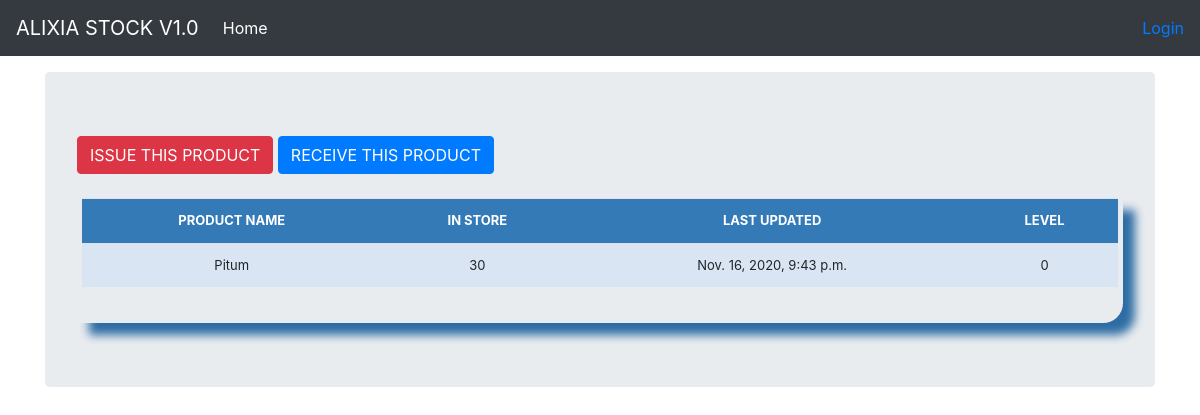
The app's page /stock_detail/7/, older data.
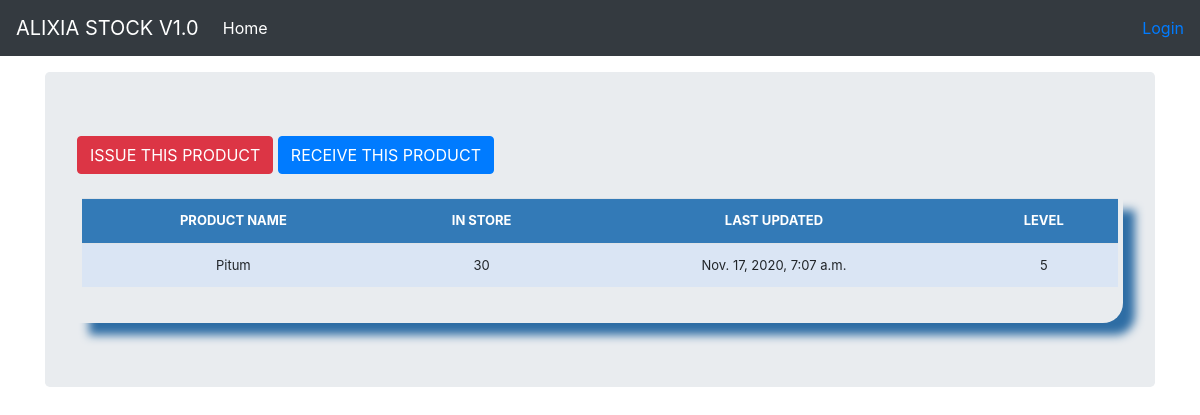
The same page, newer data.
### stockmanager/models.py (models this page shows, shortened)
class Stock(models.Model):
	category = models.ForeignKey(Category, on_delete=models.CASCADE, blank=True)
	item_name = models.CharField(max_length=50, blank=True, null=True)
	quantity = models.IntegerField(default='0', blank=False, null=True)
	receive_quantity = models.IntegerField(default='0', blank=True, null=True)
	receive_by = models.CharField(max_length=50, blank=True, null=True)
	issue_quantity = models.IntegerField(default='0', blank=True, null=True)
	issue_by = models.CharField(max_length=50, blank=True, null=True)
	issue_to = models.CharField(max_length=50, blank=True, null=True)
	phone_number = models.CharField(max_length=50, blank=True, null=True)
	created_by = models.CharField(max_length=50, blank=True, null=True)
	reorder_level = models.IntegerField(default='0', blank=True, null=True)
	last_updated = models.DateTimeField(auto_now_add=False, auto_now=True)
	timestamp = models.DateTimeField(auto_now_add=True, auto_now=False)

### stockmanager/views.py (the view)
# urls.py: path('stock_detail/<str:pk>/', views.stock_detail, name="stock_detail"),
def stock_detail(request, pk):
	queryset = Stock.objects.get(id=pk)
	context = {
		"queryset": queryset,
	}
	return render(request, "stock_detail.html", context)

### stockmanager/templates/stock_detail.html (shortened to what this page needs)
{% load static %}
{% load crispy_forms_tags %}
<!DOCTYPE html>
<html lang="en">
  <head>
<link href="{% static 'css/stylesheet.css' %}" rel="stylesheet">
<link href="{% static 'css/bootstrap.min.css' %}" rel="stylesheet">
    <link href="{% static 'css/navbar-top-fixed.css' %}" rel="stylesheet">
  </head>
  <body>
  {% include 'navbar.html' %}
<main role="main" class="container">
  <div class="jumbotron">
    <a href="{% url 'issue_items' queryset.id %}"><div class='btn btn-danger'>ISSUE THIS PRODUCT</div></a>
    <a href="{% url 'receive_items' queryset.id %}"><div class='btn btn-primary'>RECEIVE THIS PRODUCT</div></a>
        <br><br>
        <div class="display_table">
          <table class='table'>
                  <tr>
                    <th>PRODUCT NAME</th>
                    <th>IN STORE</th>
                    <th>LAST UPDATED</th>
                    <th>LEVEL</th>
                  </tr>
                  <tr>
                    <td>{{queryset.item_name}}</td>
                    <td>{{queryset.quantity}}</td>
                    <td>{{queryset.last_updated}}</td>
                    <td>{{queryset.reorder_level}}</td>
                  </tr>
          </table>
        </div>
  </div>
</main>
      </body>
</html>

### stockmanager/templates/navbar.html (shortened to what this page needs)
<nav class="navbar navbar-expand-md navbar-dark fixed-top bg-dark">
  <a class="navbar-brand" href="/">ALIXIA STOCK V1.0</a>
  <div class="collapse navbar-collapse" id="navbarCollapse">
    <ul class="navbar-nav mr-auto">
      <li class="nav-item active">
        <a class="nav-link" href="/list_items">Home <span class="sr-only">(current)</span></a>
      </li>
    </ul>
    <ul class="navbar-nav">
        {% if request.user.is_authenticated %}
        <li><a href="/accounts/logout"><button class="btn btn-danger">{{ user }} | Logout</button></a></li>
        {% else %}
        <li><a href="/accounts/login">Login</a></li>
        {% endif %}
    </ul>
  </div>
</nav>

### stockmanager/static/css/stylesheet.css (style rules this page uses)
body { background-color: #34eb6b; }
.table { font-size: 13px; text-align: center; width: 95%; margin: auto; }
.table tr:nth-child(odd) { background: #B8CAE4 }
.table tr:nth-child(even) { background: #dae5f4 }
th { background-color: #337ab7; color: white; }
.display_table { border-bottom-right-radius: 20px; padding-left: 5px; padding-right: 5px; padding-bottom: 20px; box-shadow: 12px 12px 10px #2e6da4; }

### stockmanager/static/css/navbar-top-fixed.css (style rules this page uses)
body { min-height: 75rem; padding-top: 4.5rem; }

Row changes from the older to the newer data that the page shows:
changed Stock "Pitum": last_updated "Nov. 16, 2020, 9:43 p.m." → "Nov. 17, 2020, 7:07 a.m."; reorder_level "0" → "5"
